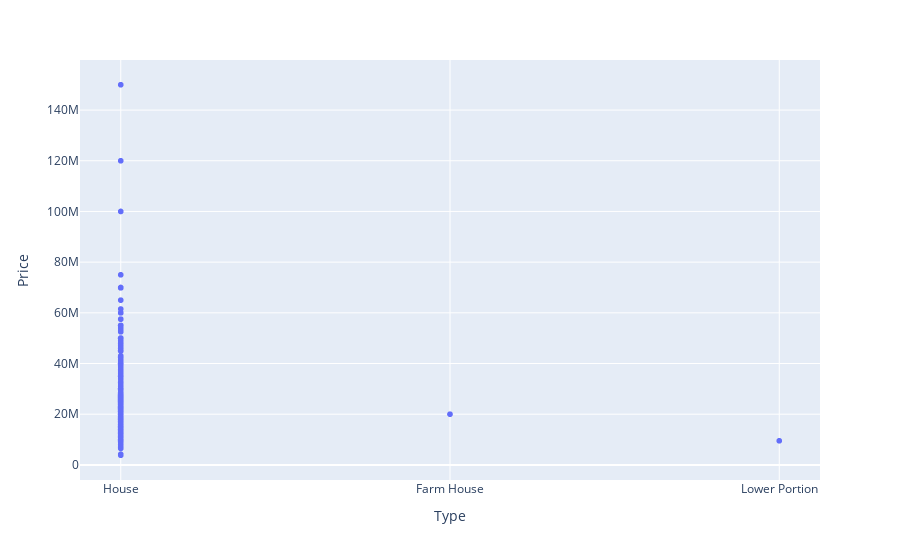

Notebook code for this chart:
### Markdown cell above
### 6. Price range for different types of houses?

### Code cell
fig = px.scatter(data, x='Type', y='Price')
fig.show()

### Figure 1 — Plotly figure (JSON) as saved in the notebook; plotly's stock layout.template omitted (floating-point values rounded to 4 significant figures; data arrays with more than 128 entries replaced by an {"elided": "..."} marker saying what was removed)
{"data": [{"hovertemplate": "Type=%{x}<br>Price=%{y}<extra></extra>", "legendgroup": "", "marker": {"color": "#636efa", "symbol": "circle"}, "mode": "markers", "name": "", "showlegend": false, "type": "scattergl", "x": {"elided": "1505 str values"}, "xaxis": "x", "y": {"elided": "1505 int values"}, "yaxis": "y"}], "layout": {"legend": {"tracegroupgap": 0}, "margin": {"t": 60}, "xaxis": {"anchor": "y", "domain": [0, 1], "title": {"text": "Type"}}, "yaxis": {"anchor": "x", "domain": [0, 1], "title": {"text": "Price"}}}}
